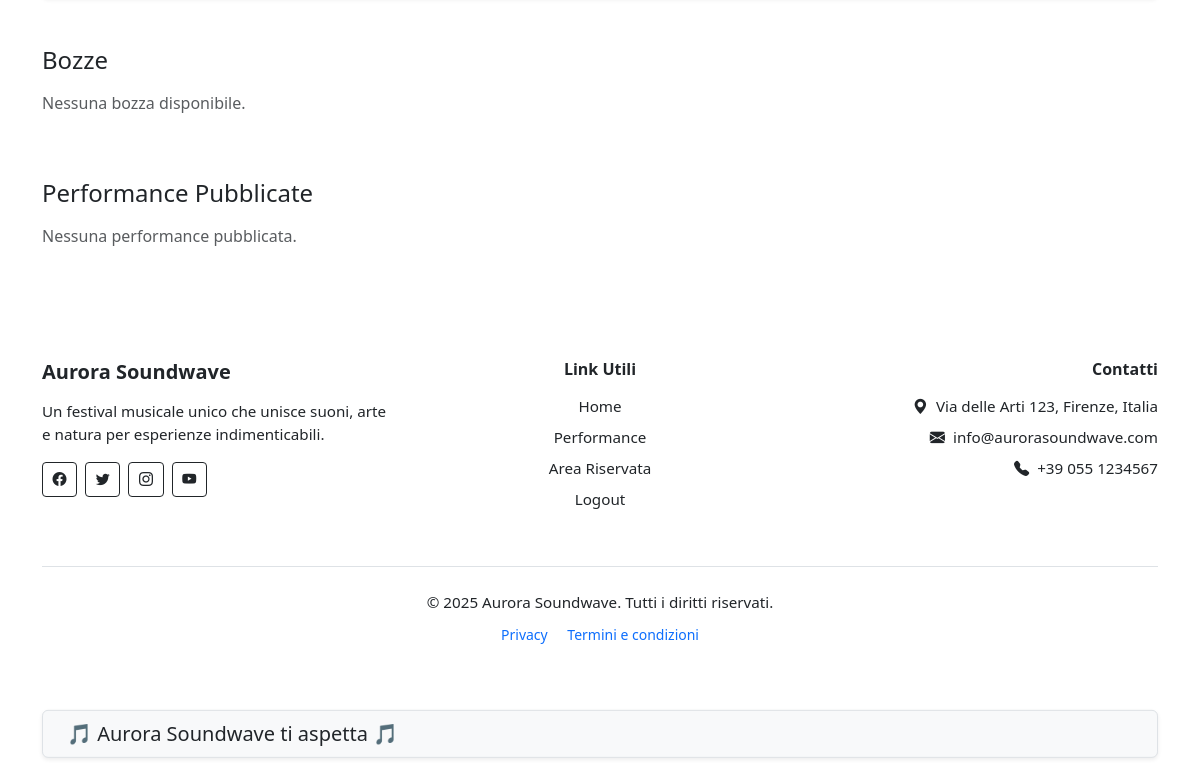
/reserved (signed in, lower part), run on an earlier commit of the app's database.
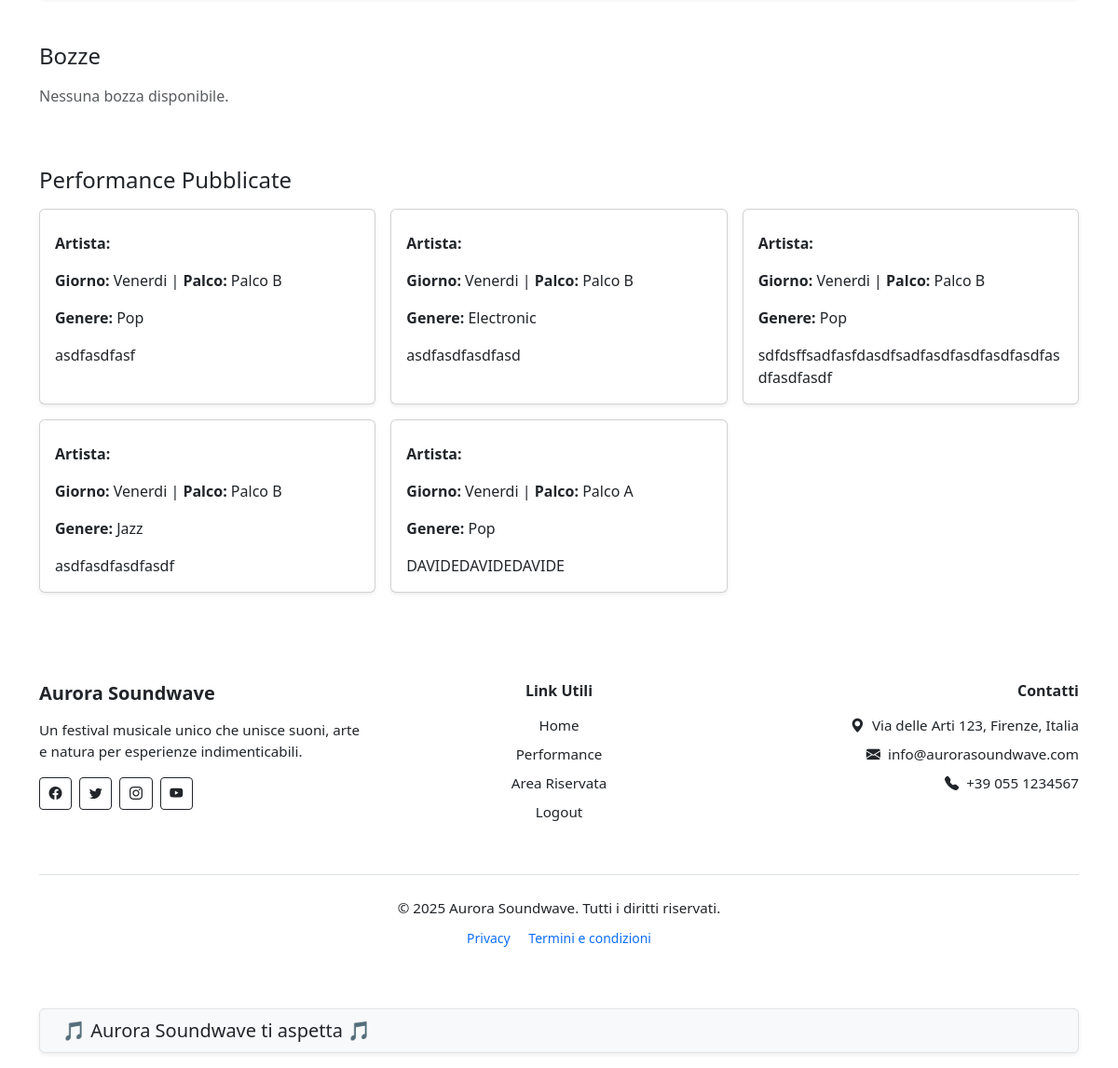
And on a later commit of the database.
### tables this page shows
CREATE TABLE performances(
    id INTEGER PRIMARY KEY AUTOINCREMENT,
    nome_artista TEXT UNIQUE NOT NULL,
    giorno TEXT CHECK(giorno IN('Venerdi','Sabato','Domenica')) NOT NULL,
    orario TEXT NOT NULL,
    durata INTEGER NOT NULL,
    descrizione TEXT NOT NULL,
    palco TEXT CHECK(palco IN('Palco A','Palco B','Palco C')) NOT NULL,
    genere TEXT NOT NULL,
    immagine TEXT NOT NULL,
    pubblicato INTEGER DEFAULT 0,
    id_organizzatore INTEGER NOT NULL,
    data_inserimento TIMESTAMP DEFAULT CURRENT_TIMESTAMP,
    FOREIGN KEY (id_organizzatore) REFERENCES utenti(id)
);

### routes/private_routes.py (the view)
@private_bp.route("/reserved")
@login_required
def reserved():
    stats = biglietti_dao.get_statistiche_biglietti_per_giorno()
    biglietto = biglietti_dao.get_biglietto_by_partecipante(current_user.id)
    bozze = performances_dao.get_bozze_by_organizzatore(current_user.id)
    pubblicate = performances_dao.get_performances_pubblicate_by_organizzatore(current_user.id)
    if current_user.ruolo == "organizzatore":
        return render_template("private/riservata_organizzatori.html", user=current_user, stats=stats, bozze=bozze, pubblicate=pubblicate)
    return render_template("private/riservata_partecipanti.html", user=current_user, stats=stats, biglietto=biglietto)

### dao/biglietti_dao.py (called while the page is built, shortened)
def get_db_connection():
    conn = sqlite3.connect("festival.db")
    conn.row_factory = sqlite3.Row
    return conn

def get_statistiche_biglietti_per_giorno():
    try:
        sql = """
            SELECT giorno, COUNT(*) as totale
            FROM biglietti_giorni
            GROUP BY giorno
        """
        with get_db_connection() as conn:
            cursor = conn.cursor()
            cursor.execute(sql)
            stats = cursor.fetchall()
            cursor.close()
        risultato = {}
        for row in stats:
            risultato[row['giorno']] = row['totale']
        return risultato
    except sqlite3.Error as e:
        logging.error(f"get_statistiche_biglietti_per_giorno: {e}")
        return {}

def get_biglietto_by_partecipante(id_partecipante):
    try:
        sql = """
        SELECT b.id, b.id_partecipante, b.tipo, b.data_acquisto, bg.giorno
        FROM biglietti b
        LEFT JOIN biglietti_giorni bg ON b.id = bg.id_biglietto
        WHERE b.id_partecipante = ?
        """
        with get_db_connection() as conn:
            cursor = conn.cursor()
            cursor.execute(sql, (id_partecipante,))
            righe = cursor.fetchall()
            cursor.close()
        if not righe:
            return None
    except sqlite3.Error as e:
        logging.error(f"get_biglietto_by_partecipante: {e}")
        return None

### dao/performances_dao.py (called while the page is built)
def get_db_connection():
    conn = sqlite3.connect("festival.db")
    conn.row_factory = sqlite3.Row
    return conn

def get_performances_pubblicate_by_organizzatore(id_organizzatore):
    try:
        sql = "SELECT * FROM performances WHERE id_organizzatore = ? AND pubblicato = 1"
        with get_db_connection() as conn:
            cursor = conn.cursor()
            cursor.execute(sql, (id_organizzatore,))
            performances = cursor.fetchall()
            cursor.close()
        return performances
    except sqlite3.Error as e:
        logging.error(f"get_performances_pubblicate_by_organizzatore: {e}")
        return []

def get_bozze_by_organizzatore(id_organizzatore):
    try:
        sql = "SELECT * FROM performances WHERE id_organizzatore = ? AND pubblicato = 0"
        with get_db_connection() as conn:
            cursor = conn.cursor()
            cursor.execute(sql, (id_organizzatore,))
            bozze = cursor.fetchall()
            cursor.close()
        return bozze
    except sqlite3.Error as e:
        logging.error(f"get_bozze_by_organizzatore: {e}")
        return []

### templates/private/riservata_organizzatori.html (shortened to what this page needs)
{% extends "base.html" %}  {% block content %}
<section class="container mb-5">
  <h4 class="mb-3">Bozze</h4>
  <div class="row g-3">
    {% for bozza in bozze %}
    <div class="col-md-6 col-lg-4">
      <div class="card h-100 shadow-sm">
        {% if bozza.immagine %}
        <img
          src="{{ bozza.immagine }}"
          alt="Immagine di {{ bozza.titolo }}"
          class="card-img-top"
          style="object-fit: cover; height: 180px;"
        />
        {% endif %}
        <div class="card-body d-flex flex-column">
          <h5 class="card-title mt-2">{{ bozza.titolo }}</h5>
          <h6 class="card-subtitle mb-2 text-muted">{{ bozza.artista }}</h6>
          <div class="mb-2">
            <span class="badge bg-primary me-1">Giorno: {{ bozza.giorno }}</span>
            <span class="badge bg-secondary me-1">Palco: {{ bozza.palco }}</span>
            <span class="badge bg-info text-dark me-1">Genere: {{ bozza.genere }}</span>
            {% if bozza.orario %}
            <span class="badge bg-warning text-dark me-1">Orario: {{ bozza.orario }}</span>
            {% endif %}
            {% if bozza.durata %}
            <span class="badge bg-success me-1">Durata: {{ bozza.durata }} min</span>
            {% endif %}
          </div>
          {% if bozza.descrizione %}
          <p class="card-text flex-grow-1">{{ bozza.descrizione }}</p>
          {% else %}
          <p class="card-text text-muted fst-italic">Nessuna descrizione.</p>
          {% endif %}
        </div>
        <a href="{{ url_for('private.modifica_bozza', id=bozza.id) }}" class="btn btn-warning btn-sm me-2">Modifica</a>
        <div class="card-footer text-end bg-transparent border-0">
          <form method="POST" action="{{ url_for('private.pubblica_bozza', id=bozza.id) }}">
            <button type="submit" class="btn btn-success btn-sm">Pubblica</button>
          </form>
        </div>
      </div>
    </div>
    {% else %}
    <p class="text-muted">Nessuna bozza disponibile.</p>
    {% endfor %}
  </div>
</section>
<section class="container mb-5">
  <h4 class="mb-3">Performance Pubblicate</h4>
  <div class="row g-3">
    {% for p in pubblicate %}
    <div class="col-md-6 col-lg-4">
      <div class="card h-100 shadow-sm">
        <div class="card-body">
          <p class="card-text"><strong>Artista:</strong> {{ p.artista }}</p>
          <p class="card-text">
            <strong>Giorno:</strong> {{ p.giorno }} | <strong>Palco:</strong> {{
            p.palco }}
          </p>
          <p class="card-text"><strong>Genere:</strong> {{ p.genere }}</p>
          <p class="card-text">{{ p.descrizione }}</p>
        </div>
      </div>
    </div>
    {% else %}
    <p class="text-muted">Nessuna performance pubblicata.</p>
    {% endfor %}
  </div>
</section>
{% endblock %}

### templates/base.html (shortened to what this page needs)
<!DOCTYPE html>
<html lang="it">
  <head>
    <link
      href="https://cdn.jsdelivr.net/npm/bootstrap@5.3.6/dist/css/bootstrap.min.css"
      rel="stylesheet"
    />
    <link
      rel="stylesheet"
      href="https://cdn.jsdelivr.net/npm/bootstrap-icons@1.10.5/font/bootstrap-icons.css"
    />
    <link
      rel="stylesheet"
      href="{{ url_for('static', filename='css/components/banner.css') }}"
    />
    <link
      rel="stylesheet"
      href="{{ url_for('static', filename='css/components/footer.css') }}"
    />
  </head>
  <body>
    {% include "components/navbar.html" %} {% block content %}{% endblock %} {%
    include "components/footer.html" %} {% include "components/banner.html" %}
  </body>
</html>

### templates/components/footer.html
<footer class="footer mt-5 text-dark">
  <div class="container py-5">
    <div class="row gy-5">
      <div class="col-md-4 text-md-start text-center">
        <h5 class="fw-bold mb-3">Aurora Soundwave</h5>
        <p class="mb-3">Un festival musicale unico che unisce suoni, arte e natura per esperienze indimenticabili.</p>
        <div class="d-flex justify-content-md-start justify-content-center gap-2">
          <a href="#" class="btn btn-outline-dark btn-sm" aria-label="Facebook"><i class="bi bi-facebook"></i></a>
          <a href="#" class="btn btn-outline-dark btn-sm" aria-label="Twitter"><i class="bi bi-twitter"></i></a>
          <a href="#" class="btn btn-outline-dark btn-sm" aria-label="Instagram"><i class="bi bi-instagram"></i></a>
          <a href="#" class="btn btn-outline-dark btn-sm" aria-label="YouTube"><i class="bi bi-youtube"></i></a>
        </div>
      </div>
      <div class="col-md-4 text-md-center text-center">
        <h6 class="fw-semibold mb-3">Link Utili</h6>
        <ul class="list-unstyled">
          <li class="mb-2"><a href="{{ url_for('public.home') }}" class="text-decoration-none text-dark">Home</a></li>
          <li class="mb-2"><a href="{{ url_for('public.performances') }}" class="text-decoration-none text-dark">Performance</a></li>
          <li class="mb-2"><a href="{{ url_for('private.reserved')}}" class="text-decoration-none text-dark">Area Riservata</a></li>
          {% if current_user.is_authenticated %}
          <li class="mb-2"><a href="{{ url_for('auth.logout') }}" class="text-decoration-none text-dark">Logout</a></li>
          {% else %}
          <li class="mb-2"><a href="{{ url_for('auth.login') }}" class="text-decoration-none text-dark">Login</a></li>
          <li class="mb-2"><a href="{{ url_for('auth.signup') }}" class="text-decoration-none text-dark">Signup</a></li>
          {% endif %}
        </ul>
      </div>
      <div class="col-md-4 text-md-end text-center">
        <h6 class="fw-semibold mb-3">Contatti</h6>
        <p class="mb-2"><i class="bi bi-geo-alt-fill me-2"></i>Via delle Arti 123, Firenze, Italia</p>
        <p class="mb-2"><i class="bi bi-envelope-fill me-2"></i>info@aurorasoundwave.com</p>
        <p><i class="bi bi-telephone-fill me-2"></i>+39 055 1234567</p>
      </div>
    </div>
    <div class="text-center mt-5 pt-4 border-top">
      <p class="mb-2">&copy; 2025 Aurora Soundwave. Tutti i diritti riservati.</p>
      <small>
        <a href="#" class="text-decoration-none me-3">Privacy</a>
        <a href="#" class="text-decoration-none">Termini e condizioni</a>
      </small>
    </div>
  </div>
</footer>

### templates/components/banner.html
<div class="sticky-banner-wrapper">
  <div class="container">
    <div id="sticky-banner" class="rounded shadow-sm px-4 py-2">
      <div class="marquee">
        <div class="marquee-content" id="marquee-content">
          <span>🎵 Aurora Soundwave ti aspetta 🎵</span>
        </div>
      </div>
    </div>
  </div>
</div>

### static/css/components/banner.css (style rules this page uses)
.sticky-banner-wrapper { position: sticky; bottom: 0; z-index: 1030; background-color: transparent; padding: 1rem 0; }
#sticky-banner { background-color: #f8f9fa; border: 1px solid #dee2e6; font-size: 1.25rem; overflow: hidden; }
.marquee { overflow: hidden; white-space: nowrap; }
.marquee-content { display: inline-flex; gap: 3rem; animation: scroll-left 15s linear infinite; }
.marquee-content span { white-space: nowrap; }

### static/css/components/footer.css (style rules this page uses)
.footer { background-color: transparent; }
.footer h5, .footer h6 { font-weight: 600; }
.footer p, .footer li { font-size: 0.95rem; }
.footer ul { padding: 0; margin: 0; list-style: none; }
.footer a { transition: color 0.2s; }
.footer .btn { padding: 0.375rem 0.6rem; }

What changed in the data, as far as the page shows it:
added performances: giorno "Venerdi", palco "Palco B", genere "Pop", descrizione "asdfasdfasf"
added performances: giorno "Venerdi", palco "Palco B", genere "Electronic", descrizione "asdfasdfasdfasd"
added performances: giorno "Venerdi", palco "Palco B", genere "Pop", descrizione "sdfdsffsadfasfdasdfsadfasdfasdfasdfasdfasdfasdfasdf"
added performances: giorno "Venerdi", palco "Palco B", genere "Jazz", descrizione "asdfasdfasdfasdf"
added performances: giorno "Venerdi", palco "Palco A", genere "Pop", descrizione "DAVIDEDAVIDEDAVIDE"
Also different on the page:
text no longer shown: "Nessuna performance pubblicata."
